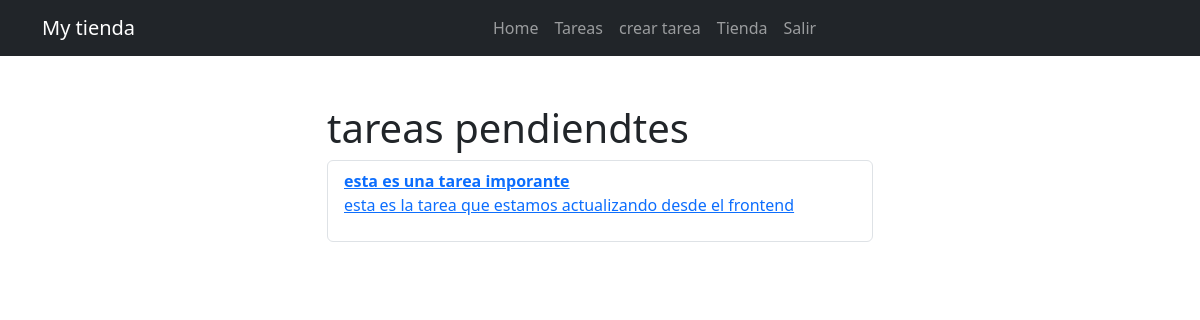
Page /task/ (signed in) on the earlier database version.
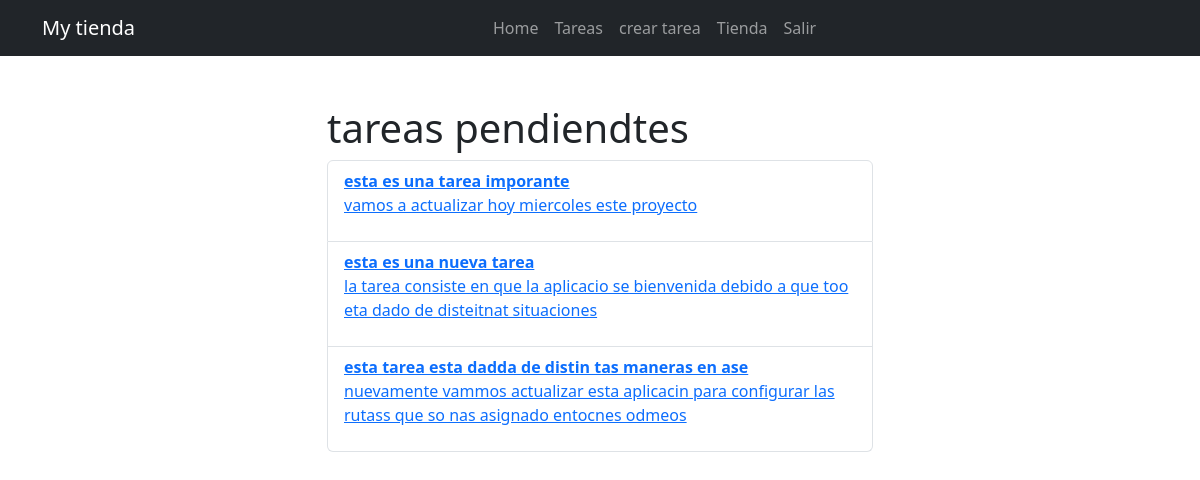
Same page on the later database version.
### tasks/models.py (models this page shows, shortened)
class Task (models.Model):
    title = models.CharField(max_length=100)
    description = models.TextField(blank=True)
    created=models.DateTimeField(auto_now_add=True)
    datecompleted = models.DateField(null=True)
    important= models.BooleanField(default=False)
    user = models.ForeignKey(User,on_delete=models.CASCADE)

### tasks/views.py (the view)
# urls.py: path('task/', views.task, name='task'),
@login_required
def task(request):
    allTask = Task.objects.filter(
        user=request.user, datecompleted__isnull=True)
    return render(request, 'task.html', {'tareas': allTask})

### tasks/templates/task.html (shortened to what this page needs)
{% extends 'base.html' %}
 {% block content %}
<main class="container">
  <div class="row">
    <div class="col-md-6 offset-md-3 py-5">
      <h1>tareas pendiendtes</h1>
      <ul class="list-group">
        {% for task in tareas %}
        <li class="list-group-item">
          <a href="{% url 'task_detail' task.id %}">
            {% if task.important %}
            <strong>{{task.title}}</strong>
            {% else %} {{task.id}} {{task.title}} {% endif %}
            <p>{{task.description}}</p>
          </a>
        </li>
        {% endfor %}
      </ul>
    </div>
  </div>
</main>
{% endblock %}

### tasks/templates/base.html (shortened to what this page needs)
<!DOCTYPE html>
<html lang="en">
<head>
    <link href="https://cdn.jsdelivr.net/npm/bootstrap@5.3.0-alpha2/dist/css/bootstrap.min.css" rel="stylesheet">
</head>
<body>
    <nav class="navbar navbar-expand-lg bg-dark  navbar-dark -tertiary">
        <div class="container">
          <a class="navbar-brand" href="#">My tienda</a>
          <div class="collapse navbar-collapse" id="navbarSupportedContent">
            <ul class="navbar-nav ms-auto me-auto mb-2 mb-lg-0">
                {% if user.is_authenticated %}
            <li class="nav-item">
                <a class="nav-link" href="/">Home</a>
            </li >
            {% endif %}
            {% if user.is_authenticated %}
            <li class="nav-item">
                <a class="nav-link" href="/task">Tareas</a>
            </li>
            {% endif %}
            {% if user.is_authenticated %}
            <li class="nav-item">
                <a class="nav-link" href="/task/create/">crear tarea</a>
            </li>
            {% endif %}
            {% if user.is_authenticated %}
            <li class="nav-item">
                <a class="nav-link" href="/tienda">Tienda</a>
            </li>
        {% endif %}
            {% if user.is_authenticated %}
            <li class="nav-item">
                <a class="nav-link" href="/logout">Salir</a>
            </li>
        {% endif %}
            </ul>
          </div>
        </div>
      </nav>
    {% block content %}
    {% endblock %}
</body>
</html>

Differences in the rows shown:
changed Task "esta es una tarea imporante": description "esta es la tarea que estamos actualizando desde el frontend" → "vamos a actualizar hoy miercoles este proyecto"
added Task: title "esta es una nueva tarea", description "la tarea consiste en que la aplicacio se bienvenida debido a que too eta dado de disteitnat situaciones"
added Task: title "esta tarea esta dadda de distin tas maneras en ase", description "nuevamente vammos actualizar esta aplicacin para configurar las rutass que so nas asignado entocnes odmeos"
